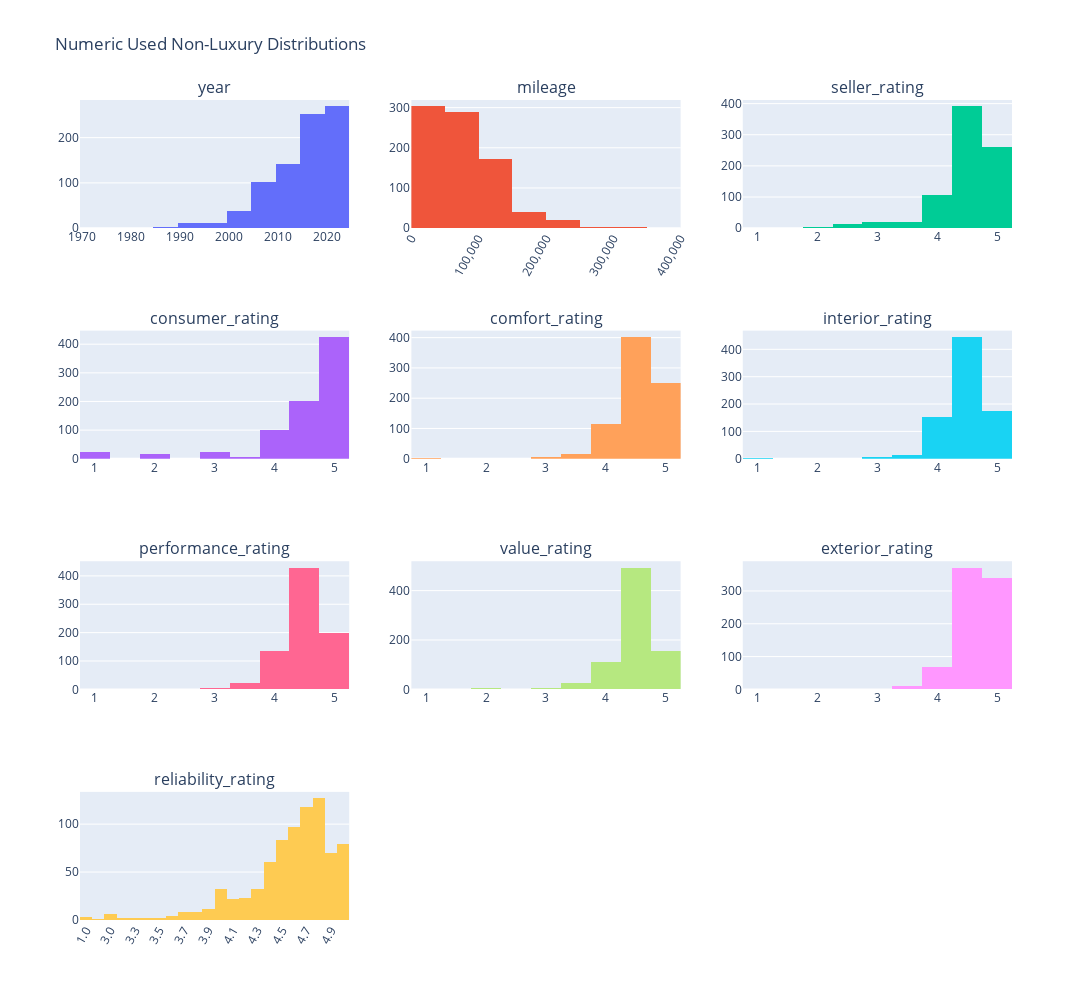

Here is the notebook cell this chart was saved with:
### Markdown cell above
## Used Non-Luxury Distributions

### Code cell
# Sort used_nonlux by reliability_rating column
used_nonlux_sorted = used_nonlux.sort_values(by='reliability_rating')

# Create subplots for each numerical column
fig = make_subplots(rows=4, cols=3, subplot_titles=numerical_cols)

# Add histograms to the subplots
for i, col in enumerate(numerical_cols):
    row = i // 3 + 1
    col_num = i % 3 + 1
    
    if col == 'reliability_rating':
        fig.add_trace(
            go.Histogram(x=used_nonlux_sorted[col], nbinsx=15, name=col),
            row=row, col=col_num
        )
    else:
        fig.add_trace(
            go.Histogram(x=used_nonlux[col], nbinsx=15, name=col),
            row=row, col=col_num
        )
    
    if col == 'year':
        # Determine tick values for year at intervals of 10 years
        min_year = used_nonlux[col].min()
        max_year = used_nonlux[col].max()
        tickvals = list(range(min_year - min_year % 10, max_year + (10 - max_year % 10), 10))
        fig.update_xaxes(tickvals=tickvals, tickformat='d', row=row, col=col_num)
    elif col in ['mileage', 'reliability_rating']:
        fig.update_xaxes(tickformat=',', row=row, col=col_num)
        fig.update_xaxes(tickangle=-60, row=row, col=col_num)

# Update layout
fig.update_layout(
    title_text='Numeric Used Non-Luxury Distributions',
    height=1000,
    width=1200,
    showlegend=False
)

# Show the figure without Plotly watermark
fig.show(config={'displaylogo': False})

### Figure 1 — Plotly figure (JSON) as saved in the notebook; plotly's stock layout.template omitted (floating-point values rounded to 4 significant figures; data arrays with more than 128 entries replaced by an {"elided": "..."} marker saying what was removed)
{"data": [{"name": "year", "nbinsx": 15, "type": "histogram", "x": {"elided": "830 int values"}, "xaxis": "x", "yaxis": "y"}, {"name": "mileage", "nbinsx": 15, "type": "histogram", "x": {"elided": "830 int values"}, "xaxis": "x2", "yaxis": "y2"}, {"name": "seller_rating", "nbinsx": 15, "type": "histogram", "x": {"elided": "830 float values"}, "xaxis": "x3", "yaxis": "y3"}, {"name": "consumer_rating", "nbinsx": 15, "type": "histogram", "x": {"elided": "830 float values"}, "xaxis": "x4", "yaxis": "y4"}, {"name": "comfort_rating", "nbinsx": 15, "type": "histogram", "x": {"elided": "830 float values"}, "xaxis": "x5", "yaxis": "y5"}, {"name": "interior_rating", "nbinsx": 15, "type": "histogram", "x": {"elided": "830 float values"}, "xaxis": "x6", "yaxis": "y6"}, {"name": "performance_rating", "nbinsx": 15, "type": "histogram", "x": {"elided": "830 float values"}, "xaxis": "x7", "yaxis": "y7"}, {"name": "value_rating", "nbinsx": 15, "type": "histogram", "x": {"elided": "830 float values"}, "xaxis": "x8", "yaxis": "y8"}, {"name": "exterior_rating", "nbinsx": 15, "type": "histogram", "x": {"elided": "830 float values"}, "xaxis": "x9", "yaxis": "y9"}, {"name": "reliability_rating", "nbinsx": 15, "type": "histogram", "x": {"elided": "830 str values"}, "xaxis": "x10", "yaxis": "y10"}], "layout": {"annotations": [{"font": {"size": 16}, "showarrow": false, "text": "year", "x": 0.1444, "xanchor": "center", "xref": "paper", "y": 1, "yanchor": "bottom", "yref": "paper"}, {"font": {"size": 16}, "showarrow": false, "text": "mileage", "x": 0.5, "xanchor": "center", "xref": "paper", "y": 1, "yanchor": "bottom", "yref": "paper"}, {"font": {"size": 16}, "showarrow": false, "text": "seller_rating", "x": 0.8556, "xanchor": "center", "xref": "paper", "y": 1, "yanchor": "bottom", "yref": "paper"}, {"font": {"size": 16}, "showarrow": false, "text": "consumer_rating", "x": 0.1444, "xanchor": "center", "xref": "paper", "y": 0.7188, "yanchor": "bottom", "yref": "paper"}, {"font": {"size": 16}, "showarrow": false, "text": "comfort_rating", "x": 0.5, "xanchor": "center", "xref": "paper", "y": 0.7188, "yanchor": "bottom", "yref": "paper"}, {"font": {"size": 16}, "showarrow": false, "text": "interior_rating", "x": 0.8556, "xanchor": "center", "xref": "paper", "y": 0.7188, "yanchor": "bottom", "yref": "paper"}, {"font": {"size": 16}, "showarrow": false, "text": "performance_rating", "x": 0.1444, "xanchor": "center", "xref": "paper", "y": 0.4375, "yanchor": "bottom", "yref": "paper"}, {"font": {"size": 16}, "showarrow": false, "text": "value_rating", "x": 0.5, "xanchor": "center", "xref": "paper", "y": 0.4375, "yanchor": "bottom", "yref": "paper"}, {"font": {"size": 16}, "showarrow": false, "text": "exterior_rating", "x": 0.8556, "xanchor": "center", "xref": "paper", "y": 0.4375, "yanchor": "bottom", "yref": "paper"}, {"font": {"size": 16}, "showarrow": false, "text": "reliability_rating", "x": 0.1444, "xanchor": "center", "xref": "paper", "y": 0.1562, "yanchor": "bottom", "yref": "paper"}], "height": 1000, "showlegend": false, "title": {"text": "Numeric Used Non-Luxury Distributions"}, "width": 1200, "xaxis": {"anchor": "y", "domain": [0, 0.2889], "tickformat": "d", "tickvals": [1970, 1980, 1990, 2000, 2010, 2020]}, "xaxis10": {"anchor": "y10", "domain": [0, 0.2889], "tickangle": -60, "tickformat": ","}, "xaxis11": {"anchor": "y11", "domain": [0.3556, 0.6444]}, "xaxis12": {"anchor": "y12", "domain": [0.7111, 1]}, "xaxis2": {"anchor": "y2", "domain": [0.3556, 0.6444], "tickangle": -60, "tickformat": ","}, "xaxis3": {"anchor": "y3", "domain": [0.7111, 1]}, "xaxis4": {"anchor": "y4", "domain": [0, 0.2889]}, "xaxis5": {"anchor": "y5", "domain": [0.3556, 0.6444]}, "xaxis6": {"anchor": "y6", "domain": [0.7111, 1]}, "xaxis7": {"anchor": "y7", "domain": [0, 0.2889]}, "xaxis8": {"anchor": "y8", "domain": [0.3556, 0.6444]}, "xaxis9": {"anchor": "y9", "domain": [0.7111, 1]}, "yaxis": {"anchor": "x", "domain": [0.8438, 1]}, "yaxis10": {"anchor": "x10", "domain": [0, 0.1562]}, "yaxis11": {"anchor": "x11", "domain": [0, 0.1562]}, "yaxis12": {"anchor": "x12", "domain": [0, 0.1562]}, "yaxis2": {"anchor": "x2", "domain": [0.8438, 1]}, "yaxis3": {"anchor": "x3", "domain": [0.8438, 1]}, "yaxis4": {"anchor": "x4", "domain": [0.5625, 0.7188]}, "yaxis5": {"anchor": "x5", "domain": [0.5625, 0.7188]}, "yaxis6": {"anchor": "x6", "domain": [0.5625, 0.7188]}, "yaxis7": {"anchor": "x7", "domain": [0.2812, 0.4375]}, "yaxis8": {"anchor": "x8", "domain": [0.2812, 0.4375]}, "yaxis9": {"anchor": "x9", "domain": [0.2812, 0.4375]}}}
